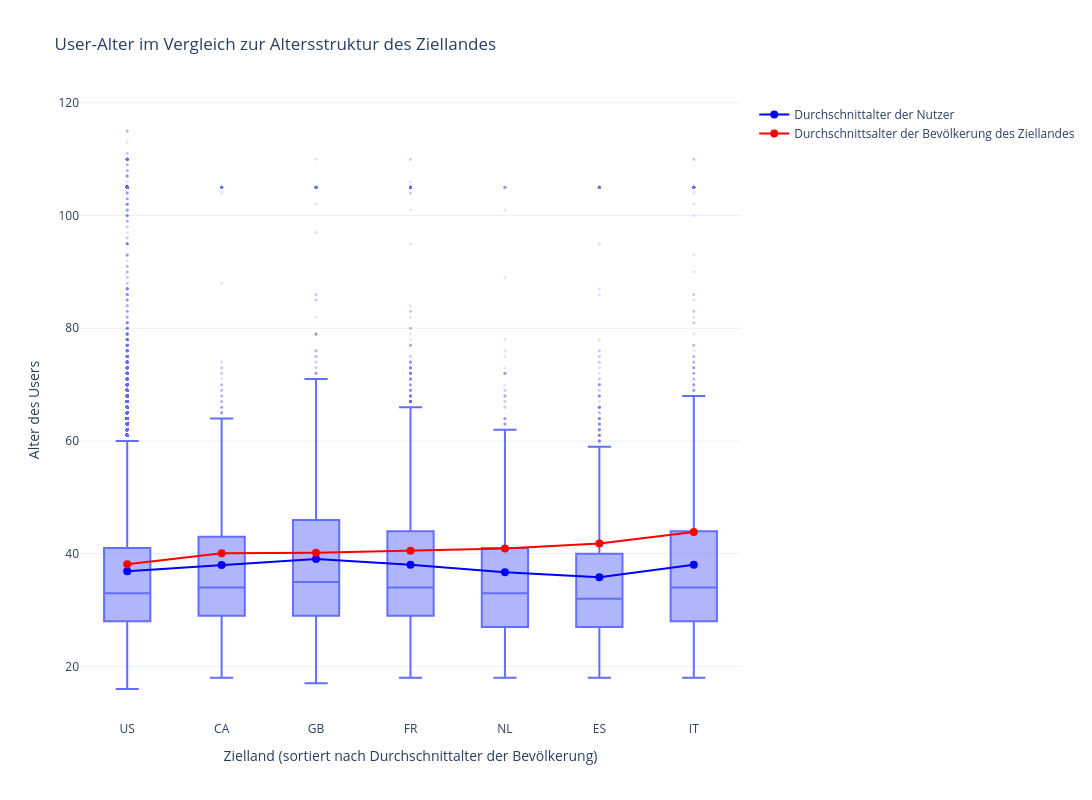

The cell this chart's notebook holds for it:
### Markdown cell above
Es besteht keine Zusammenhang zwischen dem Alter der Nutzer und der Altersstruktur der Zielländer.

### Code cell
# Sortierung: Länder von links nach rechts mit aufsteigendem Alter-Mittelwert
country_order = df_alter_user_statictics.groupby('destination_country')['country_avg_age'].mean().sort_values().index
country_avgs = df_alter_user_statictics.groupby('destination_country')['country_avg_age'].first().reindex(country_order)

# Average User Alter nach Zielland berechnen
user_avgs = df_user_clean.groupby('destination_country')['user_age'].mean().reindex(country_order)

# Erstellen des Boxplots mit der korrekten Farbskala
fig_frage2 = px.box(
    df_alter_user_statictics, 
    x='destination_country', 
    y='user_age',
    category_orders={'destination_country': list(country_order)},
    # color='destination_country',
    title='User-Alter im Vergleich zur Altersstruktur des Ziellandes',
    labels={'destination_country': 'Zielland', 'user_age': 'Alter des Users'},
)

# Durchschnittslinie (Mean) sichtbar machen
# Durchschnittslinie (Average) im Boxplot aktivieren
fig_frage2.update_traces(
    marker=dict(
        opacity=0.2,          # Macht die Ausreißer-Punkte deutlich durchsichtiger
        size=3               
    ),
    selector=dict(type='box')
)

# Hinzufügen der Durchschnittswerte der Bevölkerung (Statistics.csv) und (User.csv)
fig_frage2.add_trace(
    go.Scatter(
        x=list(country_order), # Länder von links nach rechts mit aufsteigendem Alter-Mittelwert
        y=user_avgs.values,
        mode='lines+markers',         
        name='Durchschnittalter der Nutzer',
        marker=dict(symbol='circle', size=8, color='blue'),
        line=dict(color='blue', width=2)     
    )
)

fig_frage2.add_trace(
    go.Scatter(
        x=list(country_order),
        y=country_avgs.values,
        mode='lines+markers',                
        marker=dict(
            symbol='circle',                 
            size=8, 
            color='red'
        ),
        line=dict(
            color='red',                
            width=2                  
        ),
        name='Durchschnittsalter der Bevölkerung des Ziellandes'
    )
)

# 4. Layout-Anpassungen für die Präsentation
fig_frage2.update_layout(
    xaxis_title='Zielland (sortiert nach Durchschnittalter der Bevölkerung)',
    yaxis_title='Alter des Users',
    template='plotly_white',
    height=800, width=1300
)

fig_frage2.show()

### Figure 1 — Plotly figure (JSON) as saved in the notebook; plotly's stock layout.template omitted (floating-point values rounded to 4 significant figures; data arrays with more than 128 entries replaced by an {"elided": "..."} marker saying what was removed)
{"data": [{"alignmentgroup": "True", "hovertemplate": "Zielland=%{x}<br>Alter des Users=%{y}<extra></extra>", "legendgroup": "", "marker": {"color": "#636efa", "opacity": 0.2, "size": 3}, "name": "", "notched": false, "offsetgroup": "", "orientation": "v", "showlegend": false, "type": "box", "x": {"elided": "59174 str values"}, "x0": " ", "xaxis": "x", "y": {"elided": "59174 int values"}, "y0": " ", "yaxis": "y"}, {"line": {"color": "blue", "width": 2}, "marker": {"color": "blue", "size": 8, "symbol": "circle"}, "mode": "lines+markers", "name": "Durchschnittalter der Nutzer", "type": "scatter", "x": ["US", "CA", "GB", "FR", "NL", "ES", "IT"], "y": [36.91, 37.98, 39.05, 38.04, 36.73, 35.82, 38.06]}, {"line": {"color": "red", "width": 2}, "marker": {"color": "red", "size": 8, "symbol": "circle"}, "mode": "lines+markers", "name": "Durchschnittsalter der Bevölkerung des Ziellandes", "type": "scatter", "x": ["US", "CA", "GB", "FR", "NL", "ES", "IT"], "y": [38.13, 40.08, 40.16, 40.53, 40.92, 41.83, 43.85]}], "layout": {"boxmode": "group", "height": 800, "legend": {"tracegroupgap": 0}, "title": {"text": "User-Alter im Vergleich zur Altersstruktur des Ziellandes"}, "width": 1300, "xaxis": {"anchor": "y", "categoryarray": ["US", "CA", "GB", "FR", "NL", "ES", "IT"], "categoryorder": "array", "domain": [0, 1], "title": {"text": "Zielland (sortiert nach Durchschnittalter der Bevölkerung)"}}, "yaxis": {"anchor": "x", "domain": [0, 1], "title": {"text": "Alter des Users"}}}}
